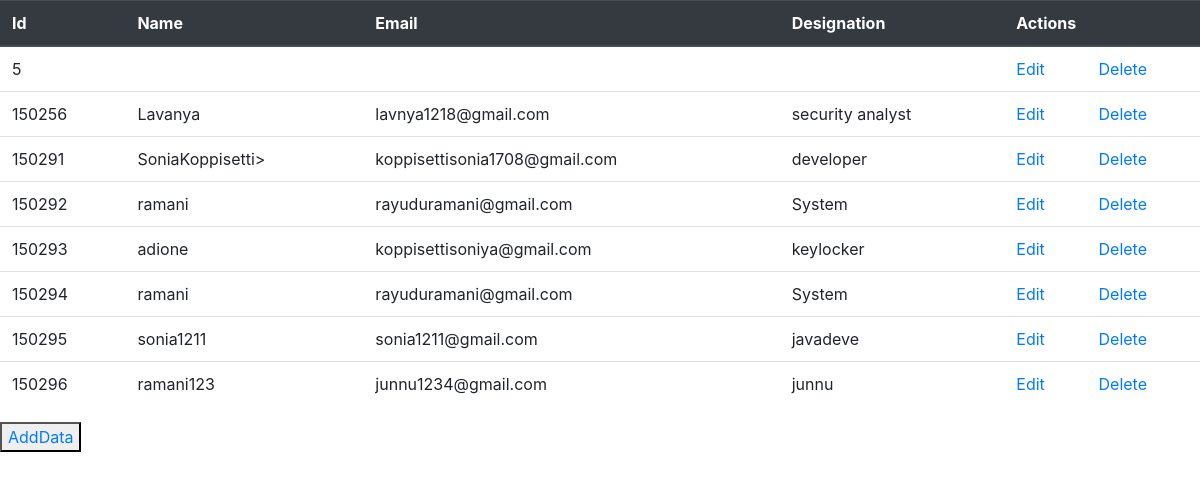
The page /show on the database its author committed.
### db.py (models this page shows)
class Register(Base):
	__tablename__='register'
	id=Column(Integer,primary_key=True)
	name=Column(String(30),nullable=False)
	email=Column(String(40),nullable=False)
	des=Column(String(30),nullable=False)

### class2.py (the view)
@login_required
@app.route('/show')
def showData():
	register1=session.query(Register).all()
	return render_template('show.html',reg=register1)

### templates/show.html (shortened to what this page needs)
<html>
	<head>
  		<link rel="stylesheet" href="https://maxcdn.bootstrapcdn.com/bootstrap/4.3.1/css/bootstrap.min.css">
	</head>
	<body>
		<div>
		{%if current_user.is_authenticated:%}
	<button><a href="{{url_for('index')}}">Go to Index age</a></button>
		{%else%}
	<body>
		<table class="table">
  <thead class="thead-dark">
    <tr>
      <th scope="col">Id</th>
      <th scope="col">Name</th>
      <th scope="col">Email</th>
      <th scope="col">Designation</th>
      <th scope="col" colspan="2">Actions</th>
    </tr>
  </thead>
  <tbody>
  	{%for i in reg:%}
    <tr>
      <td>{{i.id}}</td>
      <td>{{i.name}}</td>
      <td>{{i.email}}</td>
      <td>{{i.des}}</td>
      <td><a href="{{url_for('editData',register_id=i.id)}}">Edit</a></td>
      <td><a href="{{url_for('deleteData',register_id=i.id)}}">Delete</a></td>
    </tr>
    {%endfor%}
  </tbody>
</table>
</div>
<button><a href="{{url_for('addData')}}">AddData</a></button>
	{%endif%}
	</body>
</html>

### rows shown on the page
Register: id "5"
Register: id "150256", name "Lavanya", email "lavnya1218@gmail.com", des "security analyst"
Register: id "150291", name "SoniaKoppisetti>", email "koppisettisonia1708@gmail.com", des "developer"
Register: id "150292", name "ramani", email "rayuduramani@gmail.com", des "System"
Register: id "150293", name "adione", email "koppisettisoniya@gmail.com", des "keylocker"
Register: id "150294", name "ramani", email "rayuduramani@gmail.com", des "System"
Register: id "150295", name "sonia1211", email "sonia1211@gmail.com", des "javadeve"
Register: id "150296", name "ramani123", email "junnu1234@gmail.com", des "junnu"
